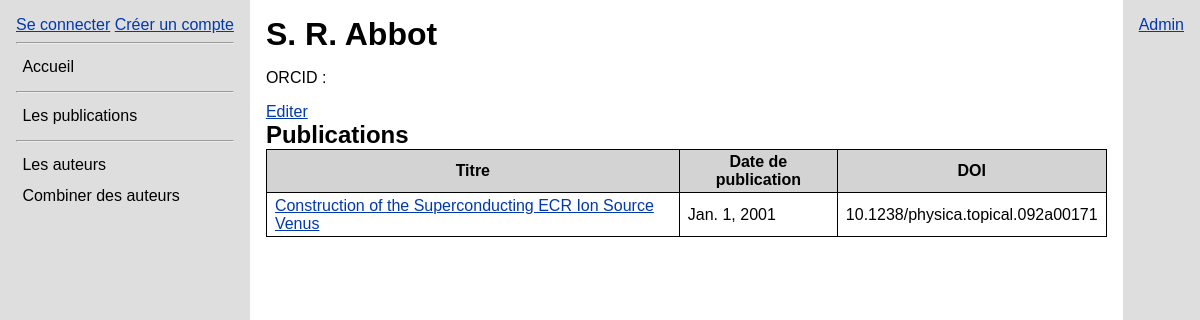
The page /author/529/ on the database its author committed.
### references/models.py (models this page shows, shortened)
class Author(models.Model):
    first_name = models.CharField(max_length=100, blank=True, null=True)
    last_name = models.CharField(max_length=100, blank=True, null=True)
    orcid = models.CharField(max_length=50, blank=True, null=True)
    def __str__(self):
        return f"{self.first_name or ''} {self.last_name or ''}".strip()

class Publication(models.Model):
    doi = models.CharField(max_length=100, blank=True)
    crossref_json = models.JSONField(blank=True, null=True)
    title = models.CharField(max_length=300, null=True, blank=True)
    publication_date = models.DateField(null=True, blank=True)
    authors = models.ManyToManyField(
        "Author",
        through="AuthorPublication",
        related_name="publications",
        blank=True
    )
    references = models.ManyToManyField(
        "self",
        through="PublicationReference",
        symmetrical=False,
        related_name="cited_by",
    )
    parse_references = models.BooleanField(default=True)
    date_created = models.DateTimeField(auto_now_add=True)
    date_updated = models.DateTimeField(auto_now=True)

### references/views.py (the view)
# urls.py: path('author/<int:pk>/', AuthorDetailView.as_view(), name='author_detail'),
class AuthorDetailView(DetailView):
    model = Author

### references/templates/references/author_detail.html
{% extends 'references/base.html' %}
{% block content %}
    <h1>{{ author }}</h1>
    <p>ORCID : {{ author.orcid }}</p>
    <a href="{% url 'author_edit' author.pk %}">Editer</a>
    <h2>Publications</h2>
    <table>
        <thead>
            <tr>
                <th scope="col">Titre</th>
                <th scope="col">Date de publication</th>
                <th scope="col">DOI</th>
            </tr>
        </thead>
        <tbody>
            {% for pub in author.publications.all %}
                <tr>
                    <td scope="row"><a href="{% url 'publication_detail' pub.pk %}">{{ pub.title }}</a></td>
                    <td>{{ pub.publication_date }}</td>
                    <td>{{ pub.doi }}</td>
                </tr>
            {% endfor %}
        </tbody>
    </table>
{% endblock %}

### references_manager/static/style.css (style rules this page uses)
body { margin: 0; }
body { font-family: Arial; display: grid; grid-template-columns: auto 1fr auto; height: 100vh; position: relative; }
a { --color: oklch(40% 0.2 260); color: var(--color); }

### references/static/references/style.css (style rules this page uses)
h1, h2 { margin: 0; }
table { border: 1px solid; border-collapse: collapse; }
th, td { border: 1px solid; padding: .2em .5em; }
thead th { background-color: lightgray; }

### rows shown on the page
Author: first_name+last_name "S. R. Abbot"
Publication: title "Construction of the Superconducting ECR Ion Source Venus", publication_date "Jan. 1, 2001", doi "10.1238/physica.topical.092a00171"
